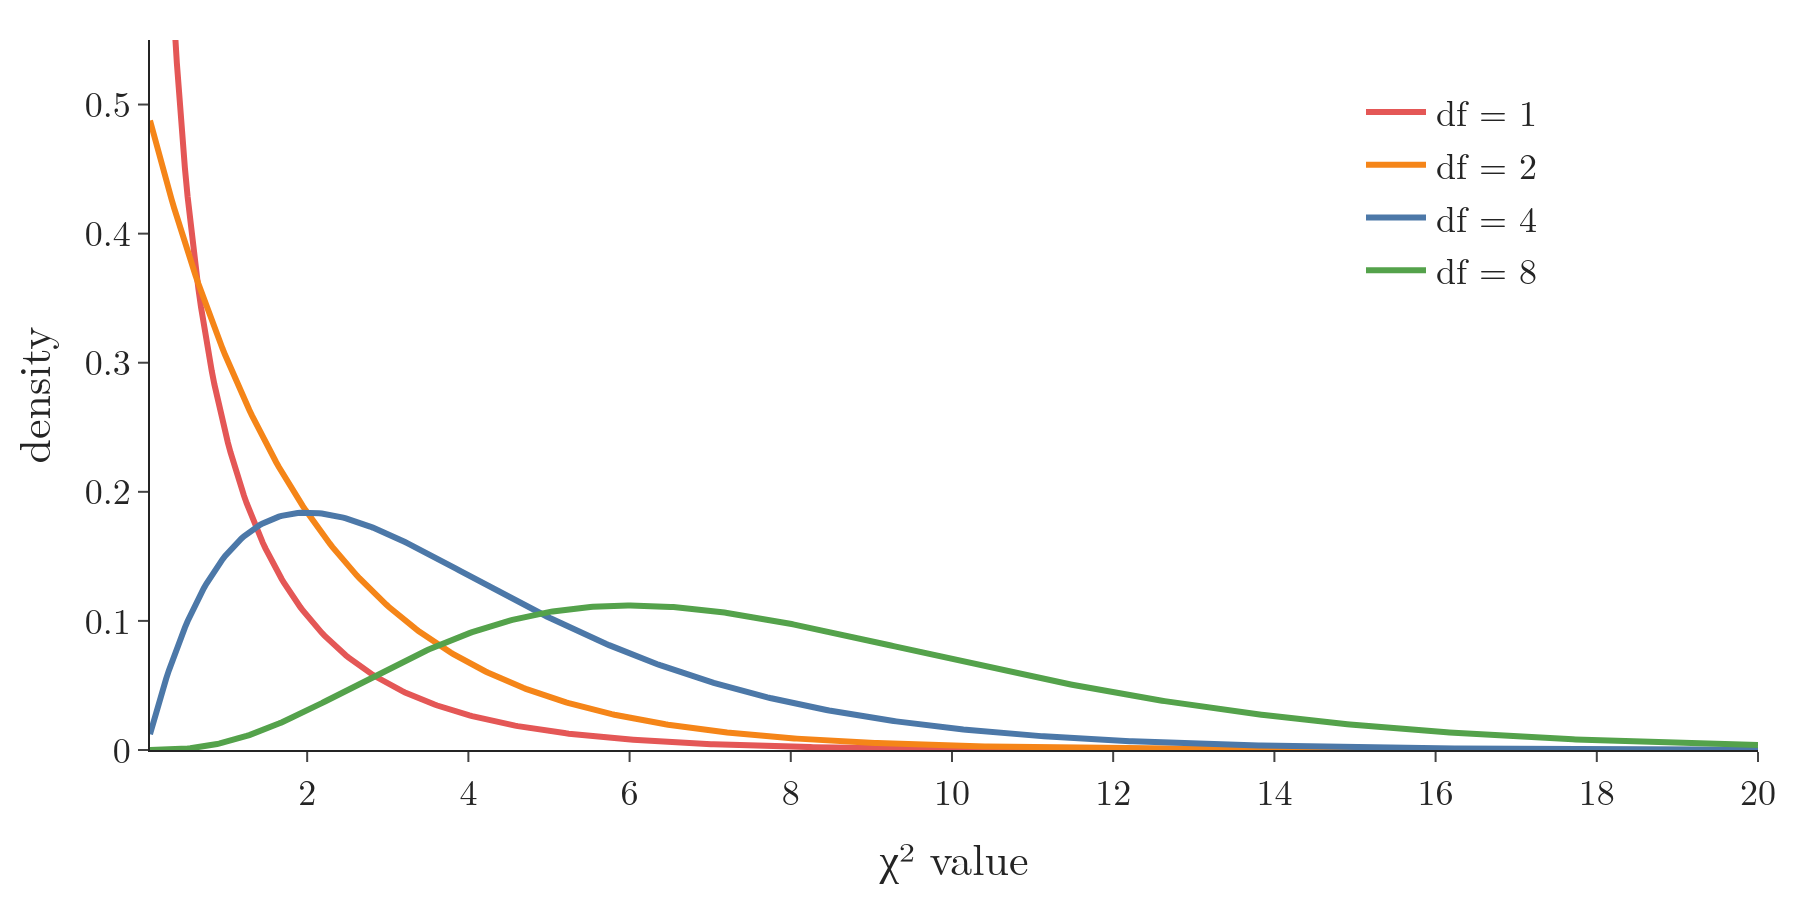

The Python source for this figure:
"""Chi-square densities for 1, 2, 4 and 8 degrees of freedom: always positive, right-skewed, centred near df."""
from pathlib import Path
import numpy as np
import plotly.graph_objects as go
from scipy import stats

here = Path(__file__).parent
x = np.linspace(0.05, 20, 600)
fig = go.Figure()
for df, colour in zip([1, 2, 4, 8], ["#E45756", "#F58518", "#4C78A8", "#54A24B"]):
    fig.add_scatter(x=x, y=stats.chi2.pdf(x, df), mode="lines", line=dict(color=colour, width=3), name=f"df = {df}")
fig.update_layout(template="simple_white", width=900, height=450, xaxis_title="χ² value", yaxis_title="density",
                  yaxis_range=[0, 0.55], legend=dict(x=0.75, y=0.95),
                  font=dict(family="Latin Modern Roman", size=18), margin=dict(l=70, r=20, t=20, b=60))
fig.write_image(here / "chi2_curves.png", scale=2)
fig.write_image(here / "chi2_curves.pdf")
